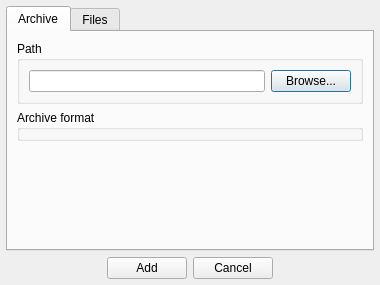
<?xml version="1.0" encoding="UTF-8"?>
<ui version="4.0">
 <class>AddDialog</class>
 <widget class="QDialog" name="AddDialog">
  <property name="geometry">
   <rect>
    <x>0</x>
    <y>0</y>
    <width>380</width>
    <height>285</height>
   </rect>
  </property>
  <property name="windowTitle">
   <string>Dialog</string>
  </property>
  <layout class="QVBoxLayout" name="verticalLayout">
   <property name="margin">
    <number>6</number>
   </property>
   <item>
    <widget class="QTabWidget" name="tabWidget">
     <property name="currentIndex">
      <number>0</number>
     </property>
     <widget class="QWidget" name="tab_archive">
      <attribute name="title">
       <string>Archive</string>
      </attribute>
      <layout class="QVBoxLayout" name="verticalLayout_4">
       <item>
        <widget class="QGroupBox" name="groupBoxSelectedPath">
         <property name="sizePolicy">
          <sizepolicy hsizetype="Preferred" vsizetype="Fixed">
           <horstretch>0</horstretch>
           <verstretch>0</verstretch>
          </sizepolicy>
         </property>
         <property name="title">
          <string>Path</string>
         </property>
         <layout class="QHBoxLayout" name="horizontalLayout_2">
          <item>
           <widget class="QLineEdit" name="lineEditSelectedPath"/>
          </item>
          <item>
           <widget class="QPushButton" name="pushButtonBrowse">
            <property name="sizePolicy">
             <sizepolicy hsizetype="Maximum" vsizetype="Fixed">
              <horstretch>0</horstretch>
              <verstretch>0</verstretch>
             </sizepolicy>
            </property>
            <property name="text">
             <string>Browse...</string>
            </property>
           </widget>
          </item>
         </layout>
        </widget>
       </item>
       <item>
        <widget class="QGroupBox" name="groupBoxArchiveFormat">
         <property name="title">
          <string>Archive format</string>
         </property>
        </widget>
       </item>
       <item>
        <spacer name="verticalSpacer">
         <property name="orientation">
          <enum>Qt::Vertical</enum>
         </property>
         <property name="sizeHint" stdset="0">
          <size>
           <width>20</width>
           <height>40</height>
          </size>
         </property>
        </spacer>
       </item>
      </layout>
     </widget>
     <widget class="QWidget" name="tab_files">
      <attribute name="title">
       <string>Files</string>
      </attribute>
      <layout class="QVBoxLayout" name="verticalLayout_2">
       <item>
        <widget class="QGroupBox" name="groupBoxCompressFiles">
         <property name="title">
          <string>Files/Folders to Compress</string>
         </property>
         <layout class="QVBoxLayout" name="verticalLayout_3">
          <property name="margin">
           <number>3</number>
          </property>
          <item>
           <widget class="QListView" name="listViewCompressList">
            <property name="frameShape">
             <enum>QFrame::NoFrame</enum>
            </property>
           </widget>
          </item>
         </layout>
        </widget>
       </item>
      </layout>
     </widget>
    </widget>
   </item>
   <item>
    <layout class="QHBoxLayout" name="horizontalLayout">
     <item>
      <spacer name="horizontalSpacer">
       <property name="orientation">
        <enum>Qt::Horizontal</enum>
       </property>
       <property name="sizeHint" stdset="0">
        <size>
         <width>40</width>
         <height>20</height>
        </size>
       </property>
      </spacer>
     </item>
     <item>
      <widget class="QPushButton" name="pushButtonAdd">
       <property name="sizePolicy">
        <sizepolicy hsizetype="Maximum" vsizetype="Fixed">
         <horstretch>0</horstretch>
         <verstretch>0</verstretch>
        </sizepolicy>
       </property>
       <property name="text">
        <string>Add</string>
       </property>
       <property name="icon">
        <iconset resource="icons.qrc">
         <normaloff>:/actions/archive-new</normaloff>:/actions/archive-new</iconset>
       </property>
      </widget>
     </item>
     <item>
      <widget class="QPushButton" name="pushButtonCancel">
       <property name="sizePolicy">
        <sizepolicy hsizetype="Maximum" vsizetype="Fixed">
         <horstretch>0</horstretch>
         <verstretch>0</verstretch>
        </sizepolicy>
       </property>
       <property name="text">
        <string>Cancel</string>
       </property>
       <property name="icon">
        <iconset resource="icons.qrc">
         <normaloff>:/actions/dialog-cancel</normaloff>:/actions/dialog-cancel</iconset>
       </property>
      </widget>
     </item>
     <item>
      <spacer name="horizontalSpacer_2">
       <property name="orientation">
        <enum>Qt::Horizontal</enum>
       </property>
       <property name="sizeHint" stdset="0">
        <size>
         <width>40</width>
         <height>20</height>
        </size>
       </property>
      </spacer>
     </item>
    </layout>
   </item>
  </layout>
 </widget>
 <resources>
  <include location="icons.qrc"/>
 </resources>
 <connections>
  <connection>
   <sender>pushButtonCancel</sender>
   <signal>clicked()</signal>
   <receiver>AddDialog</receiver>
   <slot>reject()</slot>
   <hints>
    <hint type="sourcelabel">
     <x>192</x>
     <y>223</y>
    </hint>
    <hint type="destinationlabel">
     <x>251</x>
     <y>205</y>
    </hint>
   </hints>
  </connection>
  <connection>
   <sender>pushButtonAdd</sender>
   <signal>clicked()</signal>
   <receiver>AddDialog</receiver>
   <slot>accept()</slot>
   <hints>
    <hint type="sourcelabel">
     <x>101</x>
     <y>220</y>
    </hint>
    <hint type="destinationlabel">
     <x>52</x>
     <y>205</y>
    </hint>
   </hints>
  </connection>
 </connections>
</ui>
